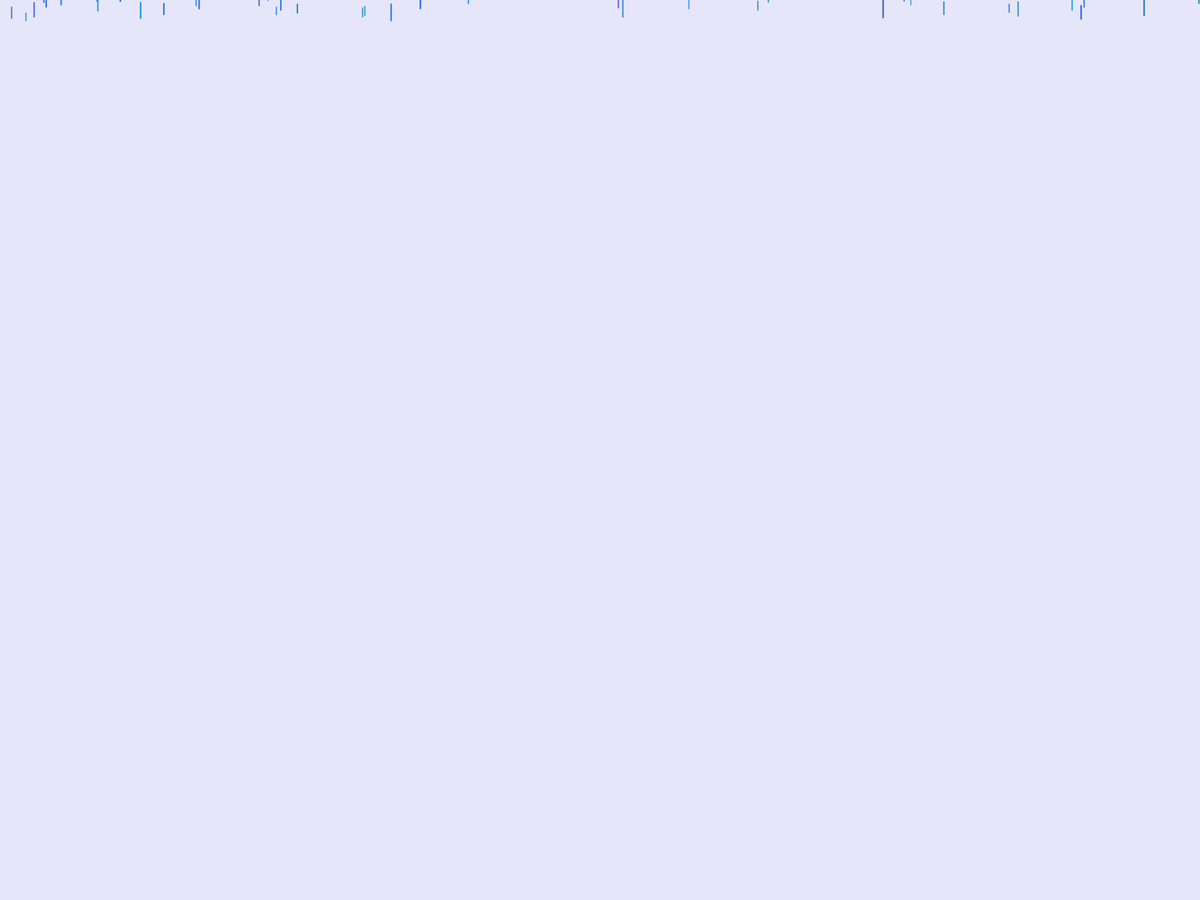
Frame 1 (no input)
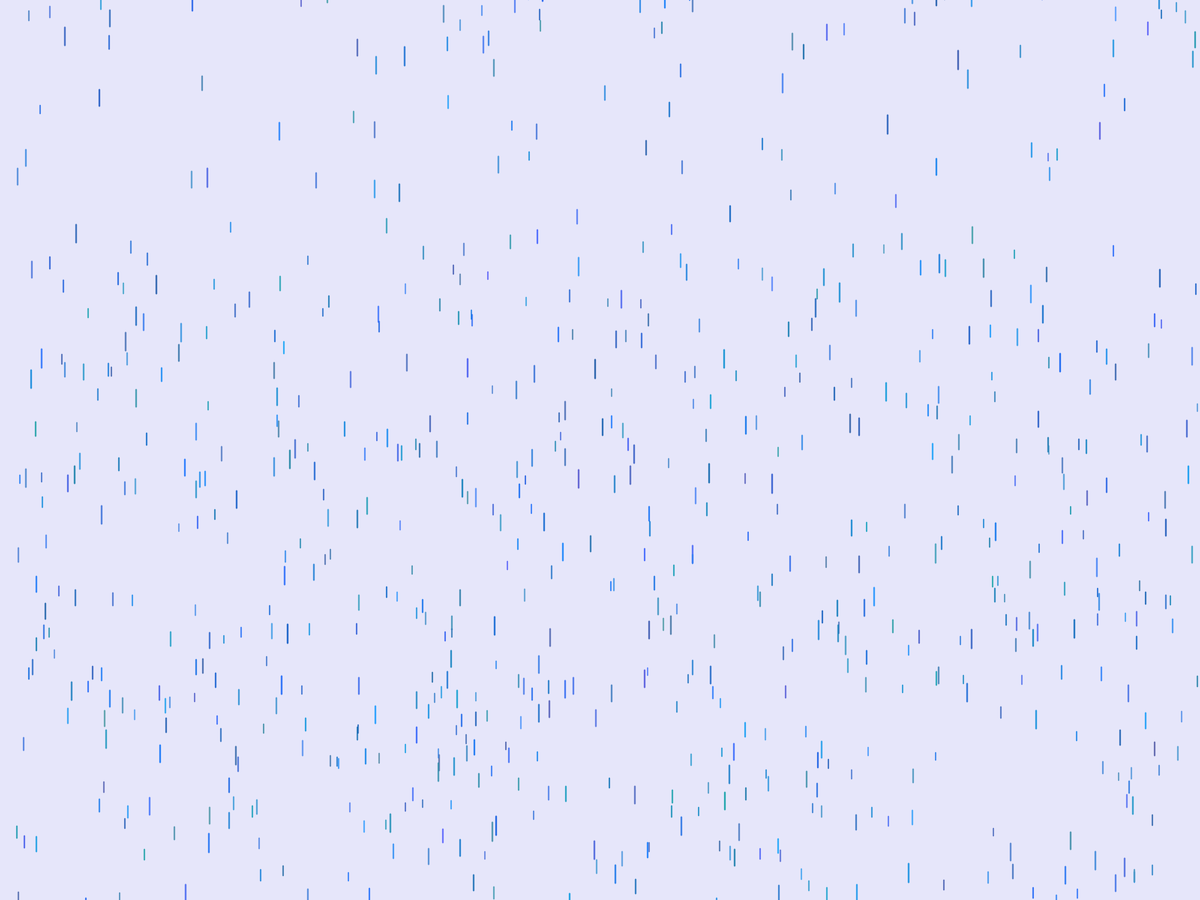
Frame 60 (the mouse pressed at the canvas centre just before this capture)
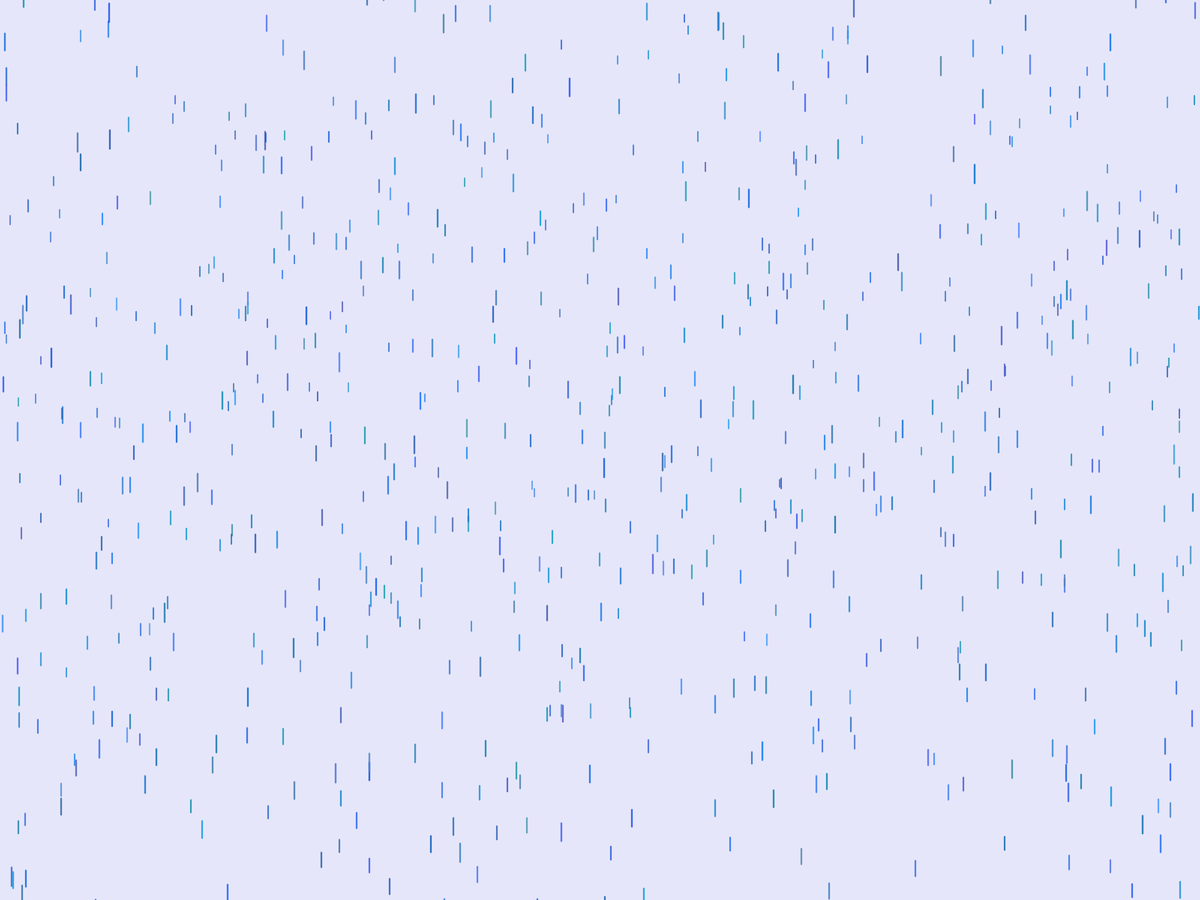
Frame 120 (the mouse held since frame 60 and released just before this capture)

The Processing sketch that drew these frames (run headless with seeded random() and noise(); from frame 60 on, the mouse is pressed at the canvas centre):

// Processing sketch: Rain
// ── Rain.pde
Drop[] drops = new Drop[800];

/**************************************************/
/**************************************************/
void setup() {
  fullScreen();
  //size(640, 360);
  for (int i = 0; i< drops.length; i++) {
    drops[i] = new Drop();
  }
}


/**************************************************/
/**************************************************/
void draw() {
  background(230, 230, 250);
  for (int i = 0; i< drops.length; i++) {
    drops[i].fall();
    drops[i].show();
  }


}

// ── Drop.pde
class Drop {
  float x = random(-100, width);
  float y = random(-600, 0);
  float z = random(0, 20);
  float yspeed = random(4, 20);
  float xspeed = random(1, 3);
  float len = map(z, 0, 20, 10, 25);

/**************************************************/
/**************************************************/
  void fall() {
    y = y + yspeed;
    x = x + 2;
    yspeed = yspeed + 0.2;
    if (y > height) {
      y = random(-100, 0);
      x = random(-100, width);
      yspeed = map(z, 0, 20, 4, 20);
    }
  }
  
  
/**************************************************/
/**************************************************/
  void show() {
    float thick = map(z, 0, 20, 1.5, 2);
    //stroke(138, 43, 226);
    stroke(30, 144, 255);
    stroke(random(0,80), random(80,160), random(160,255));
    strokeWeight(thick);
    line(x, y, x, y + len);
  }
}
